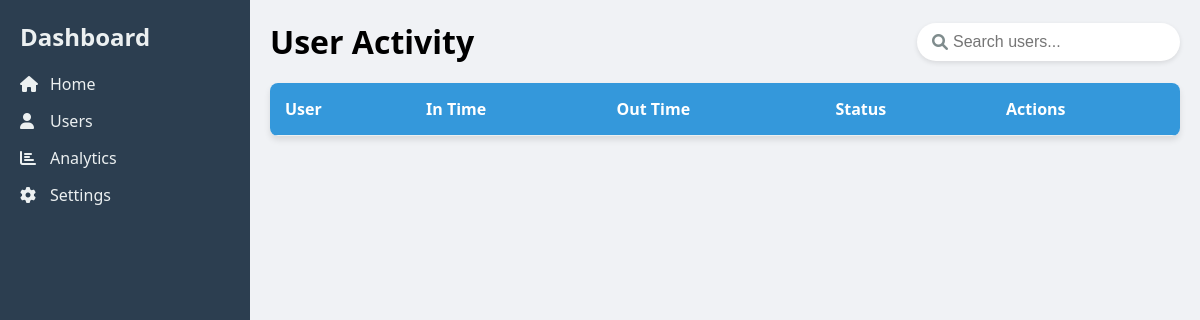
Page /attendence_hub/dashboard/ (signed in) on the earlier database version.
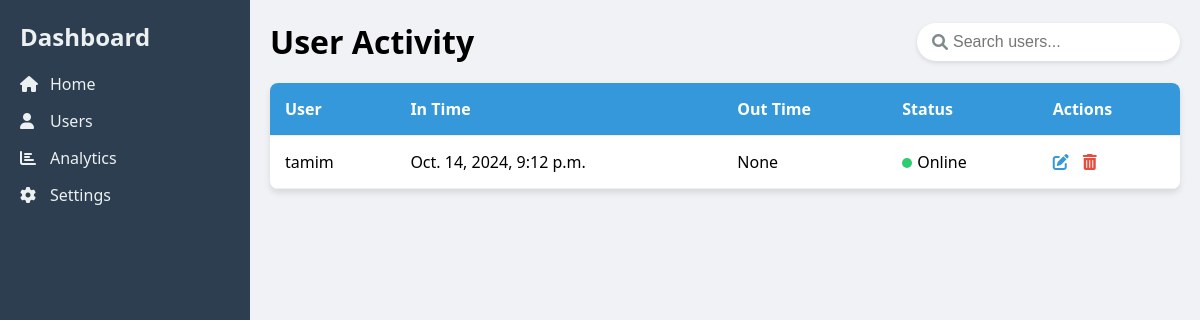
Same page on the later database version.
### attendence_hub/models.py (models this page shows, shortened)
class AttendanceRecord(models.Model):
    STATUS_CHOICES = [
        ('P', 'Present'),
        ('L', 'Late'),
        ('A', 'Absent'),
        ('E', 'Early Leave'),
    ]
    user = models.ForeignKey(User, on_delete=models.CASCADE, related_name='attendance_records')
    intime = models.DateTimeField()
    outtime = models.DateTimeField(null=True, blank=True)
    status = models.CharField(max_length=1, choices=STATUS_CHOICES, default='A')
    break_start = models.DateTimeField(null=True, blank=True)
    break_end = models.DateTimeField(null=True, blank=True)
    present_or_late_count = models.IntegerField(default=0)
    is_online = models.BooleanField(default=False)
    class Meta:
        ordering = ['-intime']
        verbose_name_plural = "Attendance Records"

### attendence_hub/views.py (the view)
# urls.py: path('dashboard/', dashboard, name='dashboard'),
@user_passes_test(is_staff_user, login_url='/login/')
def dashboard(request):
    today = datetime.now().date()
    current_day_records = AttendanceRecord.objects.filter(intime__date=today)
    context = {
        'attendance_records': current_day_records
    }
    return render(request, 'dashboard.html', context)

### attendence_hub/views.py (called while the page is built)
def is_staff_user(user):
    return user.is_staff

### templates/dashboard.html (shortened to what this page needs)
<!DOCTYPE html>
<html lang="en">
<head>
    <link href="https://cdnjs.cloudflare.com/ajax/libs/font-awesome/6.0.0-beta3/css/all.min.css" rel="stylesheet">
</head>
<body>
    <div class="sidebar">
        <h2>Dashboard</h2>
        <ul>
            <li><a href="#"><i class="fas fa-home"></i> Home</a></li>
            <li><a href="#"><i class="fas fa-user"></i> Users</a></li>
            <li><a href="#"><i class="fas fa-chart-bar"></i> Analytics</a></li>
            <li><a href="#"><i class="fas fa-cog"></i> Settings</a></li>
        </ul>
    </div>
    <div class="main-content">
        <div class="header">
            <h1>User Activity</h1>
            <div class="search-bar">
                <i class="fas fa-search"></i>
                <input type="text" id="searchInput" placeholder="Search users...">
            </div>
        </div>
        <div class="user-table">
            <table>
                <thead>
                    <tr>
                        <th>User</th>
                        <th>In Time</th>
                        <th>Out Time</th>
                        <th>Status</th>
                        <th>Actions</th>
                    </tr>
                </thead>
                <tbody id="userTableBody">
                    {% for record in attendance_records %}
                        <tr>
                            <td>
                                <div class="user-info">
                                    <span>{{ record.user }}</span>
                                </div>
                            </td>
                            <td>{{ record.intime }}</td>
                            <td>{{ record.outtime }}</td>
                            {% if record.is_online %}
                                <td><span class="status online"></span>Online</td>
                            {% else %}
                            <td><span class="status offline"></span>Offline</td>
                            {% endif %}
                            <td>
                                <i class="fas fa-edit" style="margin-right: 10px; color: #3498db;"></i>
                                <i class="fas fa-trash-alt" style="color: #e74c3c;"></i>
                            </td>
                        </tr>
                    {% endfor %}
                </tbody>
            </table>
        </div>
    </div>
</body>
</html>

### templates/dashboard.html (style rules this page uses)
* { margin: 0; padding: 0; box-sizing: border-box; }
body { font-family: 'Segoe UI', Tahoma, Geneva, Verdana, sans-serif; background-color: #f0f2f5; display: flex; }
.sidebar { width: 250px; background-color: #2c3e50; color: #ecf0f1; padding: 20px; height: 100vh; }
.sidebar h2 { margin-bottom: 20px; font-size: 24px; }
.sidebar ul { list-style-type: none; }
.sidebar ul li { margin-bottom: 15px; }
.sidebar ul li a { color: #ecf0f1; text-decoration: none; display: flex; align-items: center; }
.sidebar ul li a i { margin-right: 10px; width: 20px; }
.main-content { flex-grow: 1; padding: 20px; }
.header { display: flex; justify-content: space-between; align-items: center; margin-bottom: 20px; }
.search-bar { display: flex; align-items: center; background-color: #fff; border-radius: 20px; padding: 5px 15px; box-shadow: 0 2px 5px rgba(0,0,0,0.1); }
.search-bar input { border: none; outline: none; padding: 5px; font-size: 16px; }
.search-bar i { color: #7f8c8d; }
.user-table { background-color: #fff; border-radius: 8px; overflow: hidden; box-shadow: 0 4px 6px rgba(0,0,0,0.1); }
.user-table table { width: 100%; border-collapse: collapse; }
.user-table th, .user-table td { padding: 15px; text-align: left; border-bottom: 1px solid #ecf0f1; }
.user-table th { background-color: #3498db; color: #fff; font-weight: 600; }
.status { display: inline-block; width: 10px; height: 10px; border-radius: 50%; margin-right: 5px; }
.online { background-color: #2ecc71; }
.user-info { display: flex; align-items: center; }

Differences in the rows shown:
added AttendanceRecord: user "tamim", intime "Oct. 14, 2024, 9:12 p.m.", outtime "None", is_online True (drawn)
